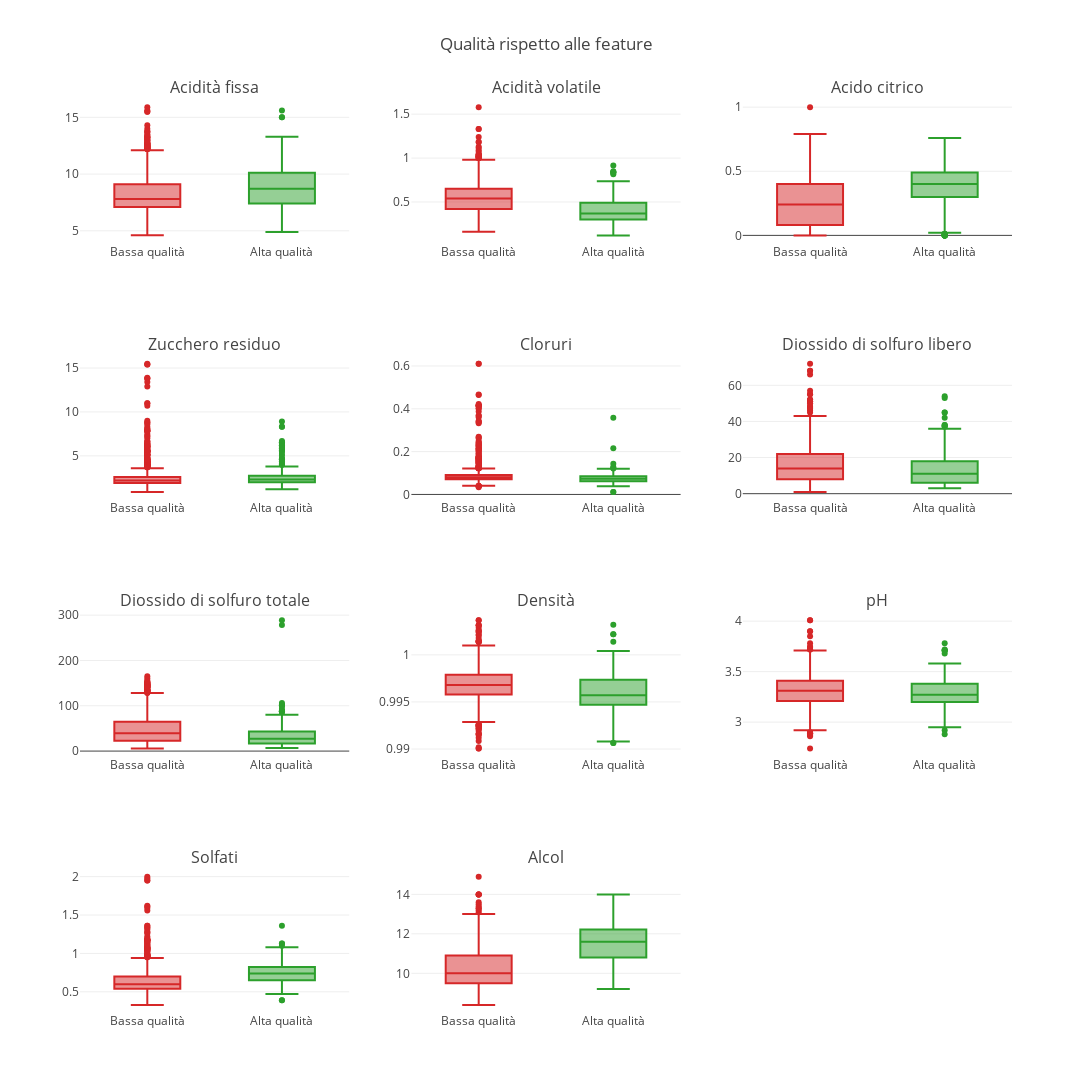

Here is the notebook cell this chart was saved with:
### Markdown cell above
Per ciascuna feature possiamo disegnare un box plot per vedere come esse si ditribuiscono a seconda della qualità misurata del vino. Se trovassimo feature i cui valori sono sovrapposti e che quindi il modello non potrebbe usare per discriminare la qualità del vino potremmo decidere di eliminarle, lasciando soltanto quelle feature che costituiscono una discriminante.

### Code cell
# Distribuzione dell'acidità fissa in base alla qualità del vino
box_plot_by_feature(copy.copy(df))

### Figure 1 — Plotly figure (JSON) as saved in the notebook; plotly's stock layout.template omitted (floating-point values rounded to 4 significant figures; data arrays with more than 128 entries replaced by an {"elided": "..."} marker saying what was removed)
{"data": [{"marker": {"color": "#d62728"}, "name": "Bassa qualità", "showlegend": false, "type": "box", "uid": "3c6a771c-5460-4e62-84e4-55f35ea4c641", "xaxis": "x", "y": {"elided": "1382 float values"}, "yaxis": "y"}, {"marker": {"color": "#2ca02c"}, "name": "Alta qualità", "showlegend": false, "type": "box", "uid": "1de5d54b-e6f1-4f0b-b6ab-d69cfc3559ae", "xaxis": "x", "y": {"elided": "217 float values"}, "yaxis": "y"}, {"marker": {"color": "#d62728"}, "name": "Bassa qualità", "showlegend": false, "type": "box", "uid": "7d376385-1a06-4adf-b2c0-64ee55449cf4", "xaxis": "x2", "y": {"elided": "1382 float values"}, "yaxis": "y2"}, {"marker": {"color": "#2ca02c"}, "name": "Alta qualità", "showlegend": false, "type": "box", "uid": "6e922a51-2240-4fc9-944a-9249205f047e", "xaxis": "x2", "y": {"elided": "217 float values"}, "yaxis": "y2"}, {"marker": {"color": "#d62728"}, "name": "Bassa qualità", "showlegend": false, "type": "box", "uid": "49f07b2a-d1a5-4987-ac02-d129724c7e4c", "xaxis": "x3", "y": {"elided": "1382 float values"}, "yaxis": "y3"}, {"marker": {"color": "#2ca02c"}, "name": "Alta qualità", "showlegend": false, "type": "box", "uid": "c14e34bb-3e58-4521-a071-e7c3e37af9a5", "xaxis": "x3", "y": {"elided": "217 float values"}, "yaxis": "y3"}, {"marker": {"color": "#d62728"}, "name": "Bassa qualità", "showlegend": false, "type": "box", "uid": "36b9de96-d409-4002-8561-817785f1fe7f", "xaxis": "x4", "y": {"elided": "1382 float values"}, "yaxis": "y4"}, {"marker": {"color": "#2ca02c"}, "name": "Alta qualità", "showlegend": false, "type": "box", "uid": "3665a4df-e602-422a-835b-22824c4aeb28", "xaxis": "x4", "y": {"elided": "217 float values"}, "yaxis": "y4"}, {"marker": {"color": "#d62728"}, "name": "Bassa qualità", "showlegend": false, "type": "box", "uid": "facc35d8-c56d-43c8-a25c-59670f2e34f0", "xaxis": "x5", "y": {"elided": "1382 float values"}, "yaxis": "y5"}, {"marker": {"color": "#2ca02c"}, "name": "Alta qualità", "showlegend": false, "type": "box", "uid": "d33f1bd4-b532-4543-aa5b-2fa33f1e86fc", "xaxis": "x5", "y": {"elided": "217 float values"}, "yaxis": "y5"}, {"marker": {"color": "#d62728"}, "name": "Bassa qualità", "showlegend": false, "type": "box", "uid": "f7ea8baf-e985-4e3f-b728-6f01ab36db8a", "xaxis": "x6", "y": {"elided": "1382 float values"}, "yaxis": "y6"}, {"marker": {"color": "#2ca02c"}, "name": "Alta qualità", "showlegend": false, "type": "box", "uid": "0829ec5e-4909-47c1-9603-7f8d5ee8cc96", "xaxis": "x6", "y": {"elided": "217 float values"}, "yaxis": "y6"}, {"marker": {"color": "#d62728"}, "name": "Bassa qualità", "showlegend": false, "type": "box", "uid": "d0f5c44c-1550-45f6-873a-0650c0581de9", "xaxis": "x7", "y": {"elided": "1382 float values"}, "yaxis": "y7"}, {"marker": {"color": "#2ca02c"}, "name": "Alta qualità", "showlegend": false, "type": "box", "uid": "73087ade-5ed6-404d-b2f8-80185f3892c2", "xaxis": "x7", "y": {"elided": "217 int values"}, "yaxis": "y7"}, {"marker": {"color": "#d62728"}, "name": "Bassa qualità", "showlegend": false, "type": "box", "uid": "d31c8560-33ce-481b-acad-a26b1dfe99a9", "xaxis": "x8", "y": {"elided": "1382 float values"}, "yaxis": "y8"}, {"marker": {"color": "#2ca02c"}, "name": "Alta qualità", "showlegend": false, "type": "box", "uid": "3da1ecdc-1dd9-4dc5-a386-ef47f5501a71", "xaxis": "x8", "y": {"elided": "217 float values"}, "yaxis": "y8"}, {"marker": {"color": "#d62728"}, "name": "Bassa qualità", "showlegend": false, "type": "box", "uid": "ce149b4c-72f3-4be6-b7b0-64ae2abe95c9", "xaxis": "x9", "y": {"elided": "1382 float values"}, "yaxis": "y9"}, {"marker": {"color": "#2ca02c"}, "name": "Alta qualità", "showlegend": false, "type": "box", "uid": "c850489c-5363-49d8-a73f-a61539b134fd", "xaxis": "x9", "y": {"elided": "217 float values"}, "yaxis": "y9"}, {"marker": {"color": "#d62728"}, "name": "Bassa qualità", "showlegend": false, "type": "box", "uid": "9c5cb247-edd8-4f6b-bf8c-0b18a95209f0", "xaxis": "x10", "y": {"elided": "1382 float values"}, "yaxis": "y10"}, {"marker": {"color": "#2ca02c"}, "name": "Alta qualità", "showlegend": false, "type": "box", "uid": "7783b41c-236d-4d6b-b00b-f3f73e2856a2", "xaxis": "x10", "y": {"elided": "217 float values"}, "yaxis": "y10"}, {"marker": {"color": "#d62728"}, "name": "Bassa qualità", "showlegend": false, "type": "box", "uid": "bc96e6f7-86f9-47ea-9f10-d22c9bd76136", "xaxis": "x11", "y": {"elided": "1382 float values"}, "yaxis": "y11"}, {"marker": {"color": "#2ca02c"}, "name": "Alta qualità", "showlegend": false, "type": "box", "uid": "c64fa715-b9c9-4f92-8861-ceb72f948892", "xaxis": "x11", "y": {"elided": "217 float values"}, "yaxis": "y11"}], "layout": {"annotations": [{"font": {"size": 16}, "showarrow": false, "text": "Acidità fissa", "x": 0.1444, "xanchor": "center", "xref": "paper", "y": 1, "yanchor": "bottom", "yref": "paper"}, {"font": {"size": 16}, "showarrow": false, "text": "Acidità volatile", "x": 0.5, "xanchor": "center", "xref": "paper", "y": 1, "yanchor": "bottom", "yref": "paper"}, {"font": {"size": 16}, "showarrow": false, "text": "Acido citrico", "x": 0.8556, "xanchor": "center", "xref": "paper", "y": 1, "yanchor": "bottom", "yref": "paper"}, {"font": {"size": 16}, "showarrow": false, "text": "Zucchero residuo", "x": 0.1444, "xanchor": "center", "xref": "paper", "y": 0.7188, "yanchor": "bottom", "yref": "paper"}, {"font": {"size": 16}, "showarrow": false, "text": "Cloruri", "x": 0.5, "xanchor": "center", "xref": "paper", "y": 0.7188, "yanchor": "bottom", "yref": "paper"}, {"font": {"size": 16}, "showarrow": false, "text": "Diossido di solfuro libero", "x": 0.8556, "xanchor": "center", "xref": "paper", "y": 0.7188, "yanchor": "bottom", "yref": "paper"}, {"font": {"size": 16}, "showarrow": false, "text": "Diossido di solfuro totale", "x": 0.1444, "xanchor": "center", "xref": "paper", "y": 0.4375, "yanchor": "bottom", "yref": "paper"}, {"font": {"size": 16}, "showarrow": false, "text": "Densità", "x": 0.5, "xanchor": "center", "xref": "paper", "y": 0.4375, "yanchor": "bottom", "yref": "paper"}, {"font": {"size": 16}, "showarrow": false, "text": "pH", "x": 0.8556, "xanchor": "center", "xref": "paper", "y": 0.4375, "yanchor": "bottom", "yref": "paper"}, {"font": {"size": 16}, "showarrow": false, "text": "Solfati", "x": 0.1444, "xanchor": "center", "xref": "paper", "y": 0.1562, "yanchor": "bottom", "yref": "paper"}, {"font": {"size": 16}, "showarrow": false, "text": "Alcol", "x": 0.5, "xanchor": "center", "xref": "paper", "y": 0.1562, "yanchor": "bottom", "yref": "paper"}], "height": 1200, "title": {"text": "Qualità rispetto alle feature"}, "width": 1200, "xaxis": {"anchor": "y", "domain": [0, 0.2889]}, "xaxis10": {"anchor": "y10", "domain": [0, 0.2889]}, "xaxis11": {"anchor": "y11", "domain": [0.3556, 0.6444]}, "xaxis12": {"anchor": "y12", "domain": [0.7111, 1]}, "xaxis2": {"anchor": "y2", "domain": [0.3556, 0.6444]}, "xaxis3": {"anchor": "y3", "domain": [0.7111, 1]}, "xaxis4": {"anchor": "y4", "domain": [0, 0.2889]}, "xaxis5": {"anchor": "y5", "domain": [0.3556, 0.6444]}, "xaxis6": {"anchor": "y6", "domain": [0.7111, 1]}, "xaxis7": {"anchor": "y7", "domain": [0, 0.2889]}, "xaxis8": {"anchor": "y8", "domain": [0.3556, 0.6444]}, "xaxis9": {"anchor": "y9", "domain": [0.7111, 1]}, "yaxis": {"anchor": "x", "domain": [0.8438, 1]}, "yaxis10": {"anchor": "x10", "domain": [0, 0.1562]}, "yaxis11": {"anchor": "x11", "domain": [0, 0.1562]}, "yaxis12": {"anchor": "x12", "domain": [0, 0.1562]}, "yaxis2": {"anchor": "x2", "domain": [0.8438, 1]}, "yaxis3": {"anchor": "x3", "domain": [0.8438, 1]}, "yaxis4": {"anchor": "x4", "domain": [0.5625, 0.7188]}, "yaxis5": {"anchor": "x5", "domain": [0.5625, 0.7188]}, "yaxis6": {"anchor": "x6", "domain": [0.5625, 0.7188]}, "yaxis7": {"anchor": "x7", "domain": [0.2812, 0.4375]}, "yaxis8": {"anchor": "x8", "domain": [0.2812, 0.4375]}, "yaxis9": {"anchor": "x9", "domain": [0.2812, 0.4375]}}}
